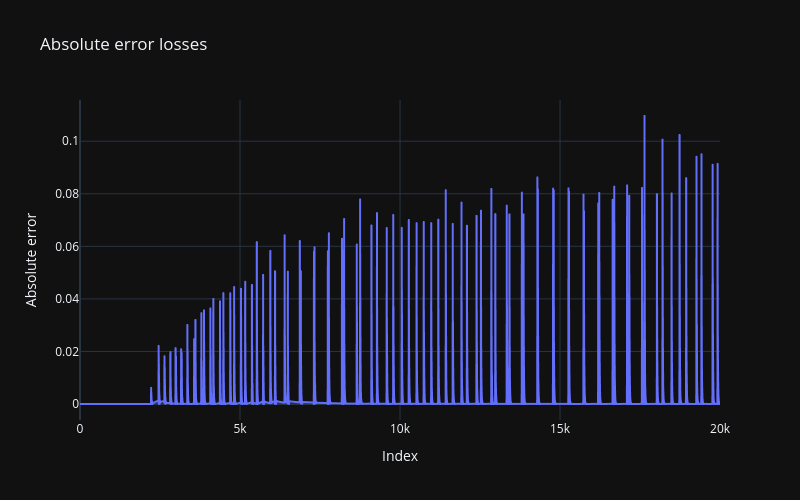

Notebook code cell kept with this figure:
### Code cell
abs_differnce_losses = np.abs(losses_array - loss_array)

fig = px.line(y = abs_differnce_losses, title='Absolute error losses')
fig.update_layout(xaxis_title='Index', yaxis_title='Absolute error', template='plotly_dark', 
                  width=800, height=500, showlegend=True)
fig.show()

### Figure 1 — Plotly figure (JSON) as saved in the notebook; plotly's stock layout.template omitted (floating-point values rounded to 4 significant figures; data arrays with more than 128 entries replaced by an {"elided": "..."} marker saying what was removed)
{"data": [{"hovertemplate": "x=%{x}<br>y=%{y}<extra></extra>", "legendgroup": "", "line": {"color": "#636efa", "dash": "solid"}, "marker": {"symbol": "circle"}, "mode": "lines", "name": "", "showlegend": false, "type": "scattergl", "x": {"elided": "20000 int values"}, "xaxis": "x", "y": {"elided": "20000 float values"}, "yaxis": "y"}], "layout": {"height": 500, "legend": {"tracegroupgap": 0}, "showlegend": true, "title": {"text": "Absolute error losses"}, "width": 800, "xaxis": {"anchor": "y", "domain": [0, 1], "title": {"text": "Index"}}, "yaxis": {"anchor": "x", "domain": [0, 1], "title": {"text": "Absolute error"}}}}
